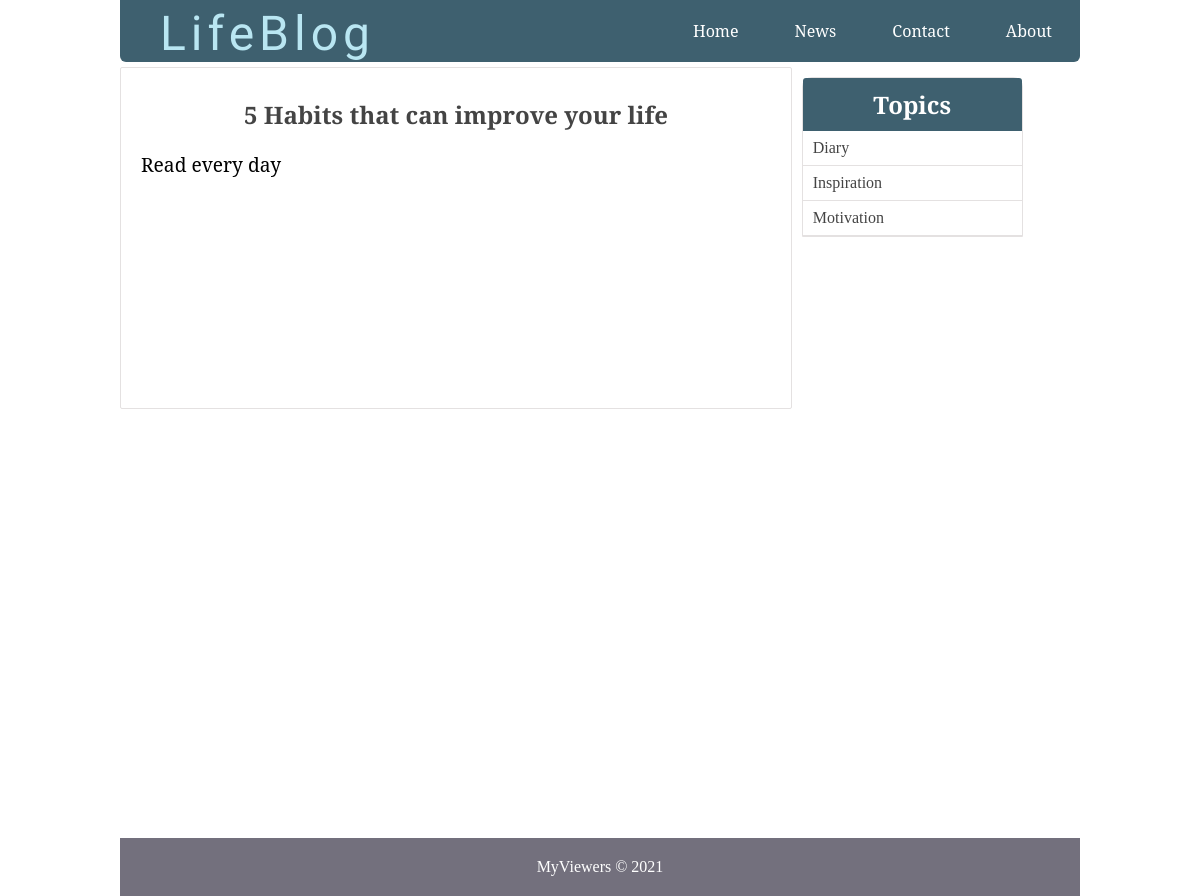
The app's page /single_post.php?post-slug=5-habits-that-can-improve-your-life with its own data.
### tables this page shows
CREATE TABLE `posts` (
  `id` int(11) NOT NULL,
  `user_id` int(11) DEFAULT NULL,
  `title` varchar(255) NOT NULL,
  `slug` varchar(255) NOT NULL,
  `views` int(11) NOT NULL DEFAULT 0,
  `image` varchar(255) NOT NULL,
  `body` text NOT NULL,
  `published` tinyint(1) NOT NULL,
  `created_at` timestamp NOT NULL DEFAULT current_timestamp() ON UPDATE current_timestamp(),
  `updated_at` timestamp NOT NULL DEFAULT current_timestamp()
);

CREATE TABLE `topics` (
  `id` int(11) NOT NULL,
  `name` varchar(255) NOT NULL,
  `slug` varchar(255) NOT NULL
);

### includes/public_functions.php (called while the page is built, shortened)
<?php
function getPostTopic($post_id){
	global $conn;
	$sql = "SELECT * FROM topics WHERE id=
			(SELECT topic_id FROM post_topic WHERE post_id=$post_id) LIMIT 1";
	$result = mysqli_query($conn, $sql);
	$topic = mysqli_fetch_assoc($result);
	return $topic;
}
function getPost($slug){
	global $conn;
	$post_slug = $_GET['post-slug'];
	$sql = "SELECT * FROM posts WHERE slug='$post_slug' AND published=true";
	$result = mysqli_query($conn, $sql);
	$post = mysqli_fetch_assoc($result);
	if ($post) {
		$post['topic'] = getPostTopic($post['id']);
	}
	return $post;
}
function getAllTopics()
{
	global $conn;
	$sql = "SELECT * FROM topics";
	$result = mysqli_query($conn, $sql);
	$topics = mysqli_fetch_all($result, MYSQLI_ASSOC);
	return $topics;
}
?>

### single_post.php (the view, shortened to what this page needs)
<?php  include('config.php'); ?>
<?php  include('includes/public_functions.php'); ?>
<?php
	if (isset($_GET['post-slug'])) {
		$post = getPost($_GET['post-slug']);
	}
	$topics = getAllTopics();
?>
<?php include('includes/head_section.php'); ?>
</head>
<body>
<div class="container">
		<?php include( ROOT_PATH . '/includes/navbar.php'); ?>
	<div class="content" >
		<div class="post-wrapper">
			<div class="full-post-div">
			<?php if ($post['published'] == false): ?>
				<h2 class="post-title">Sorry... This post has not been published</h2>
			<?php else: ?>
				<h2 class="post-title"><?php echo $post['title']; ?></h2>
				<div class="post-body-div">
					<?php echo html_entity_decode($post['body']); ?>
				</div>
			<?php endif ?>
			</div>
		</div>
		<div class="post-sidebar">
			<div class="card">
				<div class="card-header">
					<h2>Topics</h2>
				</div>
				<div class="card-content">
					<?php foreach ($topics as $topic): ?>
						<a
							href="<?php echo BASE_URL . 'filtered_posts.php?topic=' . $topic['id'] ?>">
							<?php echo $topic['name']; ?>
						</a>
					<?php endforeach ?>
				</div>
			</div>
		</div>
	</div>
</div>
<?php include( ROOT_PATH . '/includes/footer.php'); ?>

### static/css/public_styling.css (style rules this page uses)
* { margin: 0px; padding: 0px; }
html { height: 100%; box-sizing: border-box; }
body { position: relative; margin: 0; padding-bottom: 6rem; min-height: 100%; }
h1, h2, h3, h4, h5, h6 { color: #444; font-family: 'Averia Serif Libre', cursive; }
a { text-decoration: none; }
.container { width: 80%; margin: 0px auto; }
.content { margin: 5px auto; border-radius: 5px; min-height: 400px; }
.content:after { content: ""; display: block; clear: both; }
.content .post-wrapper { width: 70%; float: left; min-height: 250px; }
.full-post-div { min-height: 300px; padding: 20px; border: 1px solid #e4e1e1; border-radius: 2px; }
.full-post-div h2.post-title { margin: 10px auto 20px; text-align: center; }
.post-body-div { font-family: 'Noto Serif', serif; font-size: 1.2em; }
.post-sidebar { width: 24%; float: left; margin-left: 5px; min-height: 400px; }
.post-sidebar .card { width: 95%; margin: 10px auto; border: 1px solid #e4e1e1; border-radius: 10px 10px 0px 0px; }
.post-sidebar .card .card-header { padding: 10px; text-align: center; border-radius: 3px 3px 0px 0px; background: #3E606F; }
.post-sidebar .card .card-header h2 { color: white; }
.post-sidebar .card .card-content a { display: block; box-sizing: border-box; padding: 8px 10px; border-bottom: 1px solid #e4e1e1; color: #444; }

### records on screen
posts: title "5 Habits that can improve your life", body "Read every day"
topics: name "Diary"
topics: name "Inspiration"
topics: name "Motivation"
